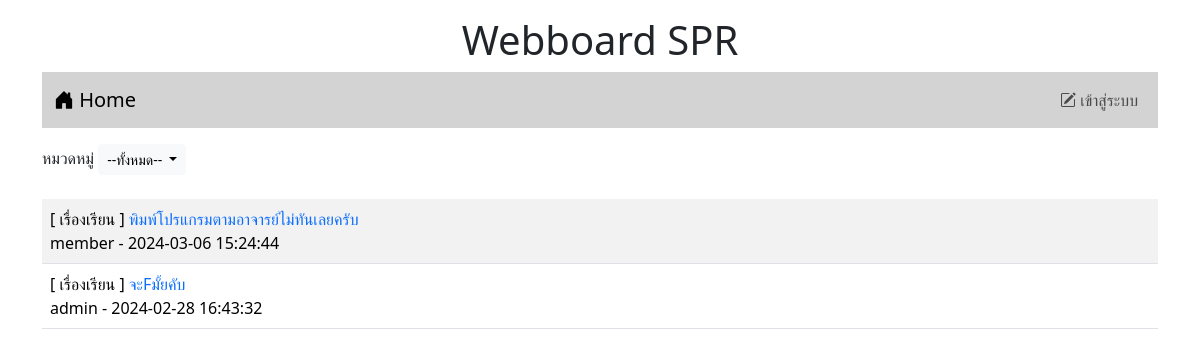
The page / on the database its author committed.
### tables this page shows
CREATE TABLE `post` (
  `id` int(11) NOT NULL,
  `title` varchar(128) NOT NULL,
  `content` varchar(2048) NOT NULL,
  `post_date` datetime NOT NULL,
  `cat_id` int(11) NOT NULL,
  `user_id` int(11) NOT NULL
);

CREATE TABLE `category` (
  `id` int(11) NOT NULL,
  `name` varchar(32) NOT NULL
);

CREATE TABLE `user` (
  `id` int(11) NOT NULL,
  `login` varchar(32) NOT NULL,
  `password` varchar(64) NOT NULL,
  `name` varchar(64) NOT NULL,
  `gender` char(1) NOT NULL,
  `email` varchar(32) NOT NULL,
  `role` char(1) NOT NULL
);

### index.php (the view, shortened to what this page needs)
<!DOCTYPE html>
<html lang="en">
<head>
    <link rel="stylesheet" href="bootstrap-5.3.2-dist/css/bootstrap.min.css">
    <link rel="stylesheet" href="https://cdn.jsdelivr.net/npm/bootstrap-icons@1.11.3/font/bootstrap-icons.min.css">
</head>
<body>
    <div class="container-lg">
    <h1 style="text-align: center;" class="mt-3">Webboard SPR</h1>
    <?php include"nav.php" ?>
    <div class="mt-3 d-flex justify-content-between">
        <div>
            <label>หมวดหมู่</label>
            <span class="dropdown">
                <button class="btn btn-light btn-sm dropdown-toggle" type="button" data-bs-toggle="dropdown" aria-expanded="false">
                    --ทั้งหมด--
                </button>
            </span>
        </div>
    </div>
    <table class="table table-striped mt-4">
        <?php
            $conn=new PDO("mysql:host=localhost;dbname=webboard;charset=utf8","root","");
            $sql="SELECT t3.name,t1.title,t1.id,t2.login,t1.post_date FROM post as t1
            INNER JOIN user as t2 ON (t1.user_id = t2.id)
            INNER JOIN category as t3 ON (t1.cat_id = t3.id) ORDER BY t1.post_date DESC";
            $result=$conn->query($sql);
            while($row = $result->fetch()){
                echo "<tr><td class = 'd-flex justify-content-between'>
                <div>[ $row[0] ] <a href=post.php?id=$row[2]
                style=text-decoration:none>$row[1]</a><br>$row[3] - $row[4]</div>";
                echo "</td></tr>";
            }
        ?>
    </table>
    </div>
</body>
</html>

### rows shown on the page
post: category.name "เรื่องเรียน", title "พิมพ์โปรแกรมตามอาจารย์ไม่ทันเลยครับ", user.login "member", post_date "2024-03-06 15:24:44"
post: category.name "เรื่องเรียน", title "จะFมั้ยคับ", user.login "admin", post_date "2024-02-28 16:43:32"
